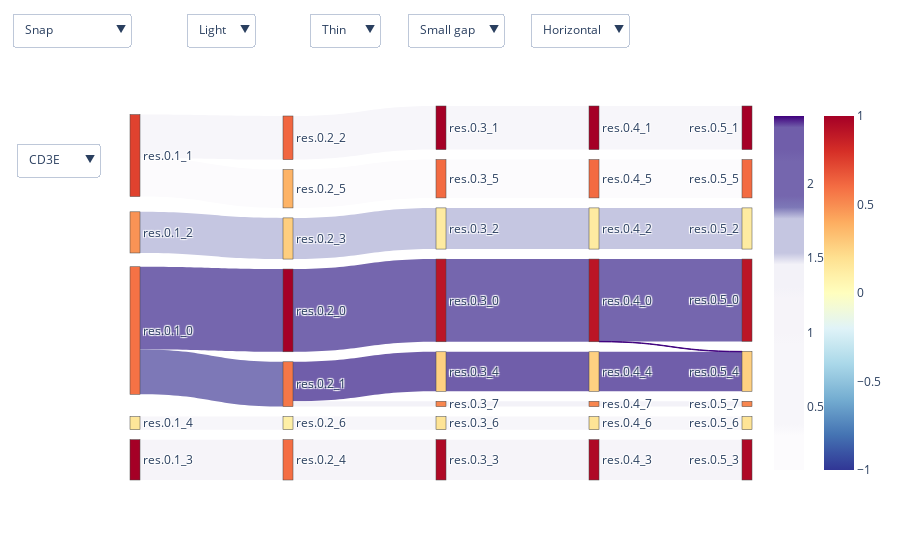

The notebook cell this image was saved under:
### Code cell
sankey_fig.show()

### Figure 1 — Plotly figure (JSON) as saved in the notebook; plotly's stock layout.template omitted (floating-point values rounded to 4 significant figures)
{"data": [{"link": {"color": ["#f6f4f9", "#fcfbfd", "#c5c6e1", "#7566ae", "#f7f6fa", "#7d78b7", "#f7f6fa", "#f6f4f9", "#fcfbfd", "#c5c6e1", "#7566ae", "#f7f6fa", "#705eaa", "#f7f6fa", "#f3f2f8", "#f6f4f9", "#fcfbfd", "#c5c6e1", "#7566ae", "#f7f6fa", "#705eaa", "#f7f6fa", "#f3f2f8", "#f6f4f9", "#fcfbfd", "#c5c6e1", "#7566ae", "#f7f6fa", "#705eaa", "#f7f6fa", "#f3f2f8", "#3f007d"], "source": [4, 0, 2, 3, 0, 3, 1, 6, 8, 11, 10, 7, 5, 9, 5, 19, 16, 14, 18, 13, 15, 17, 12, 27, 24, 22, 26, 21, 23, 25, 20, 26], "target": [6, 8, 11, 10, 7, 5, 9, 19, 16, 14, 18, 13, 15, 17, 12, 27, 24, 22, 26, 21, 23, 25, 20, 35, 32, 30, 34, 29, 31, 33, 28, 31], "value": [99, 94, 101, 203, 107, 110, 32, 99, 94, 101, 203, 107, 97, 32, 13, 99, 94, 101, 203, 107, 97, 32, 13, 99, 94, 101, 202, 107, 97, 32, 13, 1]}, "node": {"color": ["#e0422f", "#fee699", "#f99355", "#f57245", "#a50026", "#f57748", "#f46d43", "#f16640", "#fdb366", "#feefa6", "#a50026", "#fece7f", "#f8864f", "#a50026", "#feeba1", "#fed081", "#f36b42", "#fee496", "#bb1526", "#af0926", "#f8864f", "#a50026", "#feeba1", "#fed081", "#f36b42", "#fee496", "#bb1526", "#af0926", "#f8864f", "#a50026", "#feeba1", "#fed081", "#f36b42", "#fee496", "#bb1526", "#af0926"], "customdata": ["Modularity 0.96<br />Silhouette 0.23", "Modularity 0.96<br />Silhouette 0.05", "Modularity 0.96<br />Silhouette 0.15", "Modularity 0.96<br />Silhouette 0.18", "Modularity 0.96<br />Silhouette 0.31", "Modularity 0.94<br />Silhouette -0.21", "Modularity 0.94<br />Silhouette 0.22", "Modularity 0.94<br />Silhouette 0.23", "Modularity 0.94<br />Silhouette 0.14", "Modularity 0.94<br />Silhouette 0.04", "Modularity 0.94<br />Silhouette 0.37", "Modularity 0.94<br />Silhouette 0.1", "Modularity 0.92<br />Silhouette 0.12", "Modularity 0.92<br />Silhouette 0.23", "Modularity 0.92<br />Silhouette 0.03", "Modularity 0.92<br />Silhouette 0.06", "Modularity 0.92<br />Silhouette 0.14", "Modularity 0.92<br />Silhouette 0.04", "Modularity 0.92<br />Silhouette 0.21", "Modularity 0.92<br />Silhouette 0.22", "Modularity 0.91<br />Silhouette 0.12", "Modularity 0.91<br />Silhouette 0.23", "Modularity 0.91<br />Silhouette 0.03", "Modularity 0.91<br />Silhouette 0.06", "Modularity 0.91<br />Silhouette 0.14", "Modularity 0.91<br />Silhouette 0.04", "Modularity 0.91<br />Silhouette 0.21", "Modularity 0.91<br />Silhouette 0.22", "Modularity 0.89<br />Silhouette 0.12", "Modularity 0.89<br />Silhouette 0.23", "Modularity 0.89<br />Silhouette 0.03", "Modularity 0.89<br />Silhouette 0.06", "Modularity 0.89<br />Silhouette 0.14", "Modularity 0.89<br />Silhouette 0.04", "Modularity 0.89<br />Silhouette 0.21", "Modularity 0.89<br />Silhouette 0.22"], "hovertemplate": "%{customdata}", "label": ["res.0.1_1", "res.0.1_4", "res.0.1_2", "res.0.1_0", "res.0.1_3", "res.0.2_1", "res.0.2_4", "res.0.2_2", "res.0.2_5", "res.0.2_6", "res.0.2_0", "res.0.2_3", "res.0.3_7", "res.0.3_1", "res.0.3_2", "res.0.3_4", "res.0.3_5", "res.0.3_6", "res.0.3_0", "res.0.3_3", "res.0.4_7", "res.0.4_1", "res.0.4_2", "res.0.4_4", "res.0.4_5", "res.0.4_6", "res.0.4_0", "res.0.4_3", "res.0.5_7", "res.0.5_1", "res.0.5_2", "res.0.5_4", "res.0.5_5", "res.0.5_6", "res.0.5_0", "res.0.5_3"], "pad": 10, "thickness": 10}, "orientation": "h", "type": "sankey"}, {"marker": {"colorscale": [[0, "#e0422f"], [0.02857, "#fee699"], [0.05714, "#f99355"], [0.08571, "#f57245"], [0.1143, "#a50026"], [0.1429, "#f57748"], [0.1714, "#f46d43"], [0.2, "#f16640"], [0.2286, "#fdb366"], [0.2571, "#feefa6"], [0.2857, "#a50026"], [0.3143, "#fece7f"], [0.3429, "#f8864f"], [0.3714, "#a50026"], [0.4, "#feeba1"], [0.4286, "#fed081"], [0.4571, "#f36b42"], [0.4857, "#fee496"], [0.5143, "#bb1526"], [0.5429, "#af0926"], [0.5714, "#f8864f"], [0.6, "#a50026"], [0.6286, "#feeba1"], [0.6571, "#fed081"], [0.6857, "#f36b42"], [0.7143, "#fee496"], [0.7429, "#bb1526"], [0.7714, "#af0926"], [0.8, "#f8864f"], [0.8286, "#a50026"], [0.8571, "#feeba1"], [0.8857, "#fed081"], [0.9143, "#f36b42"], [0.9429, "#fee496"], [0.9714, "#bb1526"], [1, "#af0926"]]}, "mode": "markers", "type": "scatter", "visible": true, "x": [null], "y": [null]}, {"marker": {"cmax": 2.451, "cmin": 0.07863, "colorscale": [[0, "#fcfbfd"], [0.03226, "#fcfbfd"], [0.06452, "#fcfbfd"], [0.09677, "#fcfbfd"], [0.129, "#f7f6fa"], [0.1613, "#f7f6fa"], [0.1935, "#f7f6fa"], [0.2258, "#f7f6fa"], [0.2581, "#f7f6fa"], [0.2903, "#f7f6fa"], [0.3226, "#f7f6fa"], [0.3548, "#f7f6fa"], [0.3871, "#f6f4f9"], [0.4194, "#f6f4f9"], [0.4516, "#f6f4f9"], [0.4839, "#f6f4f9"], [0.5161, "#f3f2f8"], [0.5484, "#f3f2f8"], [0.5806, "#f3f2f8"], [0.6129, "#c5c6e1"], [0.6452, "#c5c6e1"], [0.6774, "#c5c6e1"], [0.7097, "#c5c6e1"], [0.7419, "#7d78b7"], [0.7742, "#7566ae"], [0.8065, "#7566ae"], [0.8387, "#7566ae"], [0.871, "#7566ae"], [0.9032, "#705eaa"], [0.9355, "#705eaa"], [0.9677, "#705eaa"], [1, "#3f007d"]], "showscale": true}, "mode": "markers", "type": "scatter", "visible": true, "x": [null], "y": [null]}, {"marker": {"cmax": 2.092, "cmin": 0, "colorscale": [[0, "#fcfbfd"], [0.03226, "#fcfbfd"], [0.06452, "#fcfbfd"], [0.09677, "#fcfbfd"], [0.129, "#fcfbfd"], [0.1613, "#fcfbfd"], [0.1935, "#fcfbfd"], [0.2258, "#fcfbfd"], [0.2581, "#fcfbfd"], [0.2903, "#fcfbfd"], [0.3226, "#fcfbfd"], [0.3548, "#fcfbfd"], [0.3871, "#fcfbfd"], [0.4194, "#fcfbfd"], [0.4516, "#fcfbfd"], [0.4839, "#fcfbfd"], [0.5161, "#fcfbfd"], [0.5484, "#fcfbfd"], [0.5806, "#fcfbfd"], [0.6129, "#fcfbfd"], [0.6452, "#fbfafc"], [0.6774, "#fbfafc"], [0.7097, "#fbfafc"], [0.7419, "#fbfafc"], [0.7742, "#fbfafc"], [0.8065, "#fbfafc"], [0.8387, "#fbfafc"], [0.871, "#fbfafc"], [0.9032, "#3f007d"], [0.9355, "#3f007d"], [0.9677, "#3f007d"], [1, "#3f007d"]], "showscale": true}, "mode": "markers", "type": "scatter", "visible": false, "x": [null], "y": [null]}, {"marker": {"cmax": 1, "cmin": -1, "colorbar": {"x": 1.1, "y": 0.5}, "colorscale": [[0, "#313695"], [0.05, "#3a54a4"], [0.1, "#4574b3"], [0.15, "#5c90c2"], [0.2, "#74add1"], [0.25, "#90c3dd"], [0.3, "#aad8e9"], [0.35, "#c5e6f0"], [0.4, "#e0f3f8"], [0.45, "#f0f9db"], [0.5, "#fffebe"], [0.55, "#fff0a8"], [0.6, "#fee090"], [0.65, "#fdc778"], [0.7, "#fdad60"], [0.75, "#f88c51"], [0.8, "#f46d43"], [0.85, "#e54e35"], [0.9, "#d62f27"], [0.95, "#bd1726"], [1, "#a50026"]], "showscale": true}, "mode": "markers", "type": "scatter", "visible": true, "x": [null], "y": [null]}], "layout": {"autosize": true, "paper_bgcolor": "rgba(0, 0, 0, 0)", "plot_bgcolor": "rgba(0, 0, 0, 0)", "showlegend": false, "updatemenus": [{"buttons": [{"args": [{"link": {"color": ["#f6f4f9", "#fcfbfd", "#c5c6e1", "#7566ae", "#f7f6fa", "#7d78b7", "#f7f6fa", "#f6f4f9", "#fcfbfd", "#c5c6e1", "#7566ae", "#f7f6fa", "#705eaa", "#f7f6fa", "#f3f2f8", "#f6f4f9", "#fcfbfd", "#c5c6e1", "#7566ae", "#f7f6fa", "#705eaa", "#f7f6fa", "#f3f2f8", "#f6f4f9", "#fcfbfd", "#c5c6e1", "#7566ae", "#f7f6fa", "#705eaa", "#f7f6fa", "#f3f2f8", "#3f007d"], "source": [4, 0, 2, 3, 0, 3, 1, 6, 8, 11, 10, 7, 5, 9, 5, 19, 16, 14, 18, 13, 15, 17, 12, 27, 24, 22, 26, 21, 23, 25, 20, 26], "target": [6, 8, 11, 10, 7, 5, 9, 19, 16, 14, 18, 13, 15, 17, 12, 27, 24, 22, 26, 21, 23, 25, 20, 35, 32, 30, 34, 29, 31, 33, 28, 31], "value": [99, 94, 101, 203, 107, 110, 32, 99, 94, 101, 203, 107, 97, 32, 13, 99, 94, 101, 203, 107, 97, 32, 13, 99, 94, 101, 202, 107, 97, 32, 13, 1]}, "visible": [true, true, true, false]}], "label": "CD3E", "method": "update"}, {"args": [{"link": {"color": ["#fcfbfd", "#fcfbfd", "#fbfafc", "#fbfafc", "#fcfbfd", "#fcfbfd", "#3f007d", "#fcfbfd", "#fcfbfd", "#fbfafc", "#fbfafc", "#fcfbfd", "#fcfbfd", "#3f007d", "#fcfbfd", "#fcfbfd", "#fcfbfd", "#fbfafc", "#fbfafc", "#fcfbfd", "#fcfbfd", "#3f007d", "#fcfbfd", "#fcfbfd", "#fcfbfd", "#fbfafc", "#fbfafc", "#fcfbfd", "#fcfbfd", "#3f007d", "#fcfbfd", "#fcfbfd"], "source": [4, 0, 2, 3, 0, 3, 1, 6, 8, 11, 10, 7, 5, 9, 5, 19, 16, 14, 18, 13, 15, 17, 12, 27, 24, 22, 26, 21, 23, 25, 20, 26], "target": [6, 8, 11, 10, 7, 5, 9, 19, 16, 14, 18, 13, 15, 17, 12, 27, 24, 22, 26, 21, 23, 25, 20, 35, 32, 30, 34, 29, 31, 33, 28, 31], "value": [99, 94, 101, 203, 107, 110, 32, 99, 94, 101, 203, 107, 97, 32, 13, 99, 94, 101, 203, 107, 97, 32, 13, 99, 94, 101, 202, 107, 97, 32, 13, 1]}, "visible": [true, true, false, true]}], "label": "FCER1A", "method": "update"}], "x": -0.05, "y": 0.9}, {"buttons": [{"args": ["arrangement", "snap"], "label": "Snap", "method": "restyle"}, {"args": ["arrangement", "perpendicular"], "label": "Perpendicular", "method": "restyle"}, {"args": ["arrangement", "freeform"], "label": "Freeform", "method": "restyle"}, {"args": ["arrangement", "fixed"], "label": "Fixed", "method": "restyle"}], "x": 0, "y": 1.25}, {"buttons": [{"args": ["paper_bgcolor", "white"], "label": "Light", "method": "relayout"}, {"args": ["paper_bgcolor", "black"], "label": "Dark", "method": "relayout"}], "x": 0.2, "y": 1.25}, {"buttons": [{"args": ["node.thickness", 8], "label": "Thin", "method": "restyle"}, {"args": ["node.thickness", 15], "label": "Thick", "method": "restyle"}], "x": 0.4, "y": 1.25}, {"buttons": [{"args": ["node.pad", 15], "label": "Small gap", "method": "restyle"}, {"args": ["node.pad", 20], "label": "Large gap", "method": "restyle"}], "x": 0.6, "y": 1.25}, {"buttons": [{"args": ["orientation", "h"], "label": "Horizontal", "method": "restyle"}, {"args": ["orientation", "v"], "label": "Vertical", "method": "restyle"}], "x": 0.8, "y": 1.25}], "xaxis": {"autorange": true, "range": [-1, 6], "showgrid": false, "showticklabels": false, "zeroline": false}, "yaxis": {"autorange": true, "range": [-1, 4], "showgrid": false, "showticklabels": false, "zeroline": false}}}
